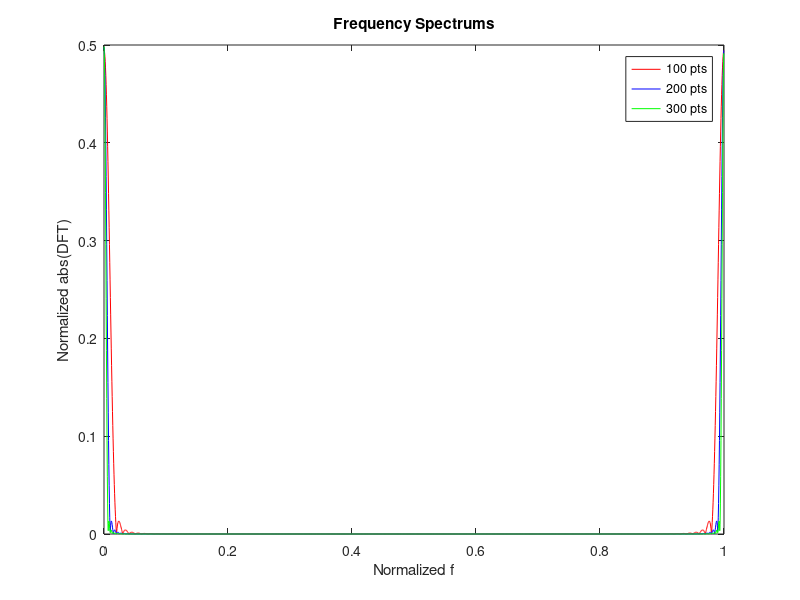

Write the MATLAB code that produced this figure.

% a = 3, hanning window

% defining the lengths for different hanning winows
N1 = 100;
N2 = 200;
N3 = 300;

% getting the hanning windows
x1 = hanning(N1);
x2 = hanning(N2);
x3 = hanning(N3);

N = 2048;
k = 0:N-1;

% taking the 1024 point DFTs of different windows
DFT1 = fft(x1,N);
DFT2 = fft(x2,N);
DFT3 = fft(x3,N);

% plotting the frequency spectrums
figure();

plot(k/N,abs(DFT1)/N1,'r');
hold on;

plot(k/N,abs(DFT2)/N2,'b');
hold on;

plot(k/N,abs(DFT3)/N3,'g');
hold on;

legend('100 pts','200 pts','300 pts');
title('Frequency Spectrums');
xlabel('Normalized f');
ylabel('Normalized abs(DFT)');
